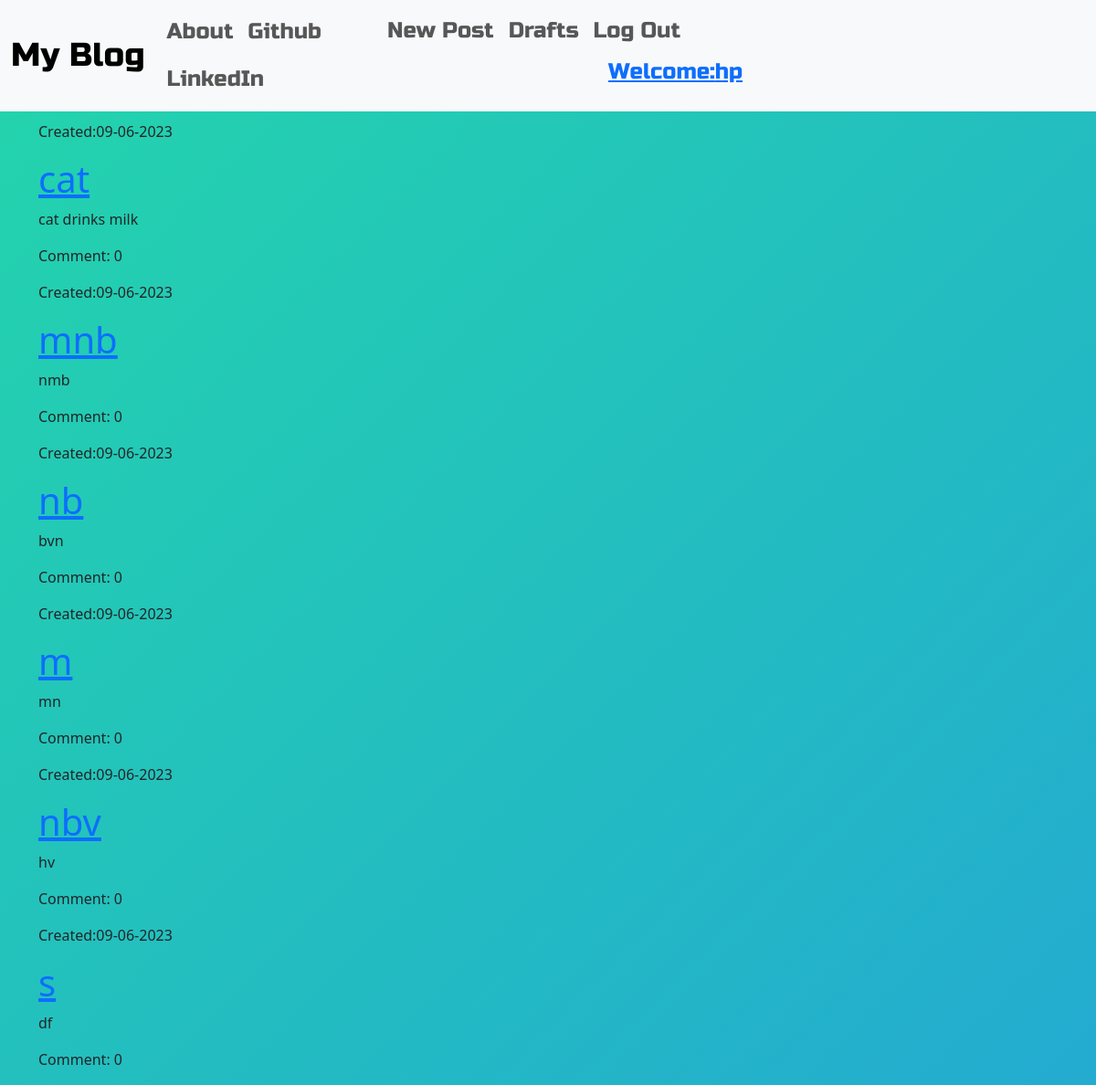
Page /drafts/ (signed in) on the committed database.
### app/models.py (models this page shows, shortened)
class Post(models.Model):
    author = models.ForeignKey("auth.User", on_delete=models.CASCADE)
    title = models.CharField(max_length=100)
    text = models.TextField()
    created_date = models.DateTimeField(default=timezone.now)
    published_date = models.DateTimeField(blank=True, null=True)

### app/views.py (the view)
# urls.py: path("drafts/", views.DraftListView.as_view(), name="drafts"),
class DraftListView(LoginRequiredMixin, ListView):
    model = Post
    login_url = "/login/"
    redirect_field_name = "app:post_list"
    template_name = "app/blog/post_draft_list.html"
    context_object_name = "posts"  # Specify the variable name for the object list
    def get_queryset(self):
        return Post.objects.filter(published_date__isnull=True).order_by("created_date")

### app/templates/app/blog/post_draft_list.html
<!DOCTYPE html>
{% extends "app/blog/base.html" %}
{% block content %}
{% for post in posts %}
<div class="post">
    <p class="date">Created:{{ post.created_date|date:'d-m-Y'}}</p>
    <h1><a href="{% url 'app:post_detail' pk=post.pk %}">{{post.title}}</a></h1>
    <p>{{post.text|truncatechars:200}}</p>
    <p>Comment: {{ post.comments.count }}</p>
</div>
{% endfor %}
{% endblock %}

### app/templates/app/blog/base.html (shortened to what this page needs)
<!doctype html>
{% load static %}
<html lang="en">
<head>
    <link href="https://cdn.jsdelivr.net/npm/bootstrap@5.3.0/dist/css/bootstrap.min.css" rel="stylesheet"
>
    <link rel="stylesheet" href="https://cdn.jsdelivr.net/npm/medium-editor@latest/dist/css/medium-editor.min.css">
    <link rel="stylesheet" href="{% static 'css/blog.css' %}">
    <link rel="stylesheet" href="{% static 'css/background.css' %}">
</head>
<body class="loader ">
    <nav class="navbar navbar-expand-lg bg-body-tertiary techfont custom-navbar">
        <div class="container-fluid">
            <a class="navbar-brand bigbrand" href="{% url 'app:post_list' %}">My Blog</a>
            <div class="collapse navbar-collapse" id="navbarNav">
                <ul class="nav navbar-nav">
                    <li class="nav-item">
                        <a class="nav-link" aria-current="page" href="{% url 'app:about' %}">About</a>
                    </li>
                    <li class="nav-item">
                        <a class="nav-link" href="https://github.com/rk190556">Github</a>
                    </li>
                    <li class="nav-item">
                        <a class="nav-link" href="https://www.linkedin.com/in/rahul-kumar-7400ba228/">LinkedIn</a>
                    </li>
                </ul>
                <ul class="nav navbar-nav">
                    {% if user.is_authenticated %}
                    <li class="nav-item"> <a class="nav-link" href="{% url 'app:post_new' %}">New Post</a></li>
                    <li class="nav-item"> <a class="nav-link" href="{% url 'app:drafts' %}">Drafts</a></li>
                    <li class="nav-item"> <a class="nav-link" href="{% url 'logout' %}">Log Out</a></li>
                    <li class="nav-item">
                        <a href="{% url 'app:post_list' %}">
                            <p style="padding: 1px 250px;">Welcome:{{user.username}}</p>
                        </a>
                    </li>
                    {% else %}
                    <li class="nav-item"><a class="nav-link" class="nav navbar-right" href="{% url 'login' %}"><span
                                class="glyphicon glyphicon-user">Login</span></a></li>
                    {% endif %}
                </ul>
            </div>
        </div>
    </nav>
    <div class="content container" id="gradient">
        <div class="row">
            <div class="col-md-8">
                <div class="blog_posts">
                    {% block content %}
                    {% endblock %}
                </div>
            </div>
        </div>
    </div>
</body>
</html>

### app/static/css/blog.css (style rules this page uses)
.techfont { font-family: "Russo One", sans-serif; font-size: 1.5em; margin-bottom: 10px; }
.bigbrand { font-size: 1.5em; }
.loader { filter: hue-rotate(0deg); color: linear-gradient(45deg, #0f8, #08f); animation: hue 10000ms infinite linear; }

### app/static/css/background.css (style rules this page uses)
body { background: linear-gradient(-45deg, #ee7752, #e73c7e, #23a6d5, #23d5ab); background-size: 400% 400%; animation: gradient 15s ease infinite; height: 100vh; }

### rows in the picture
Post: created_date "09-06-2023", title "cat", text "cat drinks milk", comments.count "0"
Post: created_date "09-06-2023", title "mnb", text "nmb", comments.count "0"
Post: created_date "09-06-2023", title "nb", text "bvn", comments.count "0"
Post: created_date "09-06-2023", title "m", text "mn", comments.count "0"
Post: created_date "09-06-2023", title "nbv", text "hv", comments.count "0"
Post: created_date "09-06-2023", title "s", text "df", comments.count "0"

### other values in the picture
{{ user.username }} "hp"
